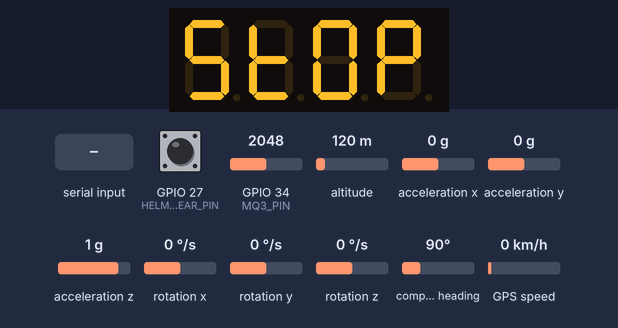
A sketch run on a simulated ESP32. Shown: 4-digit seven-segment display. Wiring (inferred from the names in the program): MPU-6050 motion sensor at I2C address 0x68. Inputs (shaded band) come from the test bench; at power-on: altitude 120 m, GPIO 34 (MQ3_PIN) = 2048, GPIO 27 (HELMET_WEAR_PIN) HIGH, acceleration x 0 g, acceleration y 0 g, acceleration z 1 g, rotation x 0 °/s, rotation y 0 °/s, rotation z 0 °/s, compass heading 90°, GPS speed 0 km/h. WiFi joins after 1.5 s; servers stay silent unless stated; uploads are accepted with an empty reply; the GPS gets a fix after 3 s at 37.7749, -122.4194 with 8 satellites; what the sketch prints to the serial monitor is not drawn.

Above: at 3.3 s.
3.4 s: altitude set to 500 m
5.0 s: GPIO 34 (MQ3_PIN) set to 1760
7.5 s: GPIO 27 (HELMET_WEAR_PIN) pulled LOW for 3.2 s
At 7.9 s:
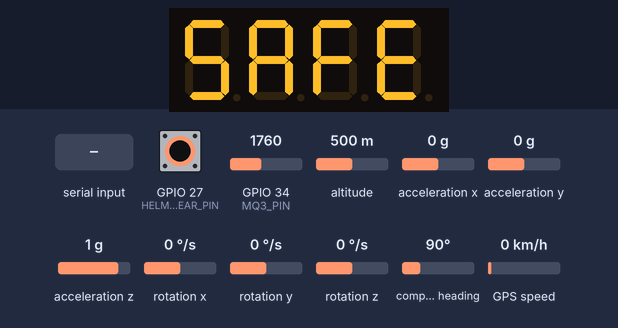
12.2 s: "$\n" received over the second serial link
Timing chart, 0 to 15.2 s (numbered marks = the images above; inputs shaded):
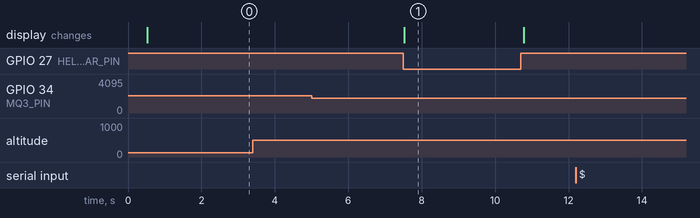

The sketch:

smart-helmet-esp32.ino
```cpp
#include <Arduino.h>
#include <WiFi.h>
#include <HTTPClient.h>
#include <TinyGPS++.h>
#include <Wire.h>
#include <TM1637Display.h>
#include <math.h>

// ====================== WIFI CONFIG ======================
const char *WIFI_SSID = "SmartHelmetDemo";
const char *WIFI_PASSWORD = "helmet12";

// ====================== FIREBASE CONFIG ======================
const char *FIREBASE_BASE_URL = "https://smart-helmet-demo-8f1d9-default-rtdb.asia-southeast1.firebasedatabase.app";
const char *HELMET_ID = "HLM001";
const char *HELMET_TAG_ID = "QR-HLM001";

// ====================== RIDER INFO ======================
const char *RIDER_NAME = "Yuvraj";
const char *RIDER_BLOOD_GROUP = "B+";
const char *RIDER_EMERGENCY_CONTACT = "+919876543210";
const char *RIDER_CITY = "Delhi, India";
const char *RIDER_MEDICAL_NOTE = "No Known Allergies";

// ====================== PIN CONFIG ======================
const int MQ3_PIN = 34;
const int HELMET_WEAR_PIN = 27; // LOW = worn

// TM1637 display
const int TM1637_CLK_PIN = 18;
const int TM1637_DIO_PIN = 19;
TM1637Display display(TM1637_CLK_PIN, TM1637_DIO_PIN);

// GPS UART2
const int GPS_RX_PIN = 16; // ESP32 RX <- GPS TX
const int GPS_TX_PIN = 17; // ESP32 TX -> GPS RX
HardwareSerial gpsSerial(2);
TinyGPSPlus gps;

// MPU6050 I2C
const uint8_t MPU_ADDR = 0x68;
const int MPU_SDA_PIN = 21;
const int MPU_SCL_PIN = 22;

// ====================== GPS FALLBACK ======================
float fallbackLat = 28.6139f;
float fallbackLng = 77.2090f;

// ====================== LAST VALID GPS ======================
float lastValidLat = fallbackLat;
float lastValidLng = fallbackLng;
float lastValidAltitudeM = 0.0f;
float lastValidSpeedKmph = 0.0f;
float lastValidCourseDeg = 0.0f;
uint32_t lastFixAgeMsSnapshot = 0;
bool hasEverHadFix = false;

// ====================== THRESHOLDS ======================
const int MQ3_THRESHOLD = 1800;
const unsigned long UPDATE_INTERVAL = 3000;

const float MOVING_ACCEL_DELTA = 3500.0f;
const float ACCIDENT_ACCEL_DELTA = 12000.0f;
const float TILT_THRESHOLD_DEG = 55.0f;
const unsigned long ACCIDENT_HOLD_MS = 1500;
const unsigned long HELMET_REMOVED_ALERT_MS = 2000;

// GPS timing
const unsigned long GPS_FIX_FRESH_MS = 5000;
const unsigned long GPS_CONNECTED_TIMEOUT_MS = 4000;

// ====================== STATE ======================
unsigned long lastUpdate = 0;
unsigned long accidentStartTime = 0;
unsigned long helmetRemovedStartTime = 0;
unsigned long lastGpsDebugTime = 0;
unsigned long lastGpsCharTime = 0;

bool accidentDetected = false;
bool movingNow = false;
bool helmetRemovedWhileMoving = false;
bool gpsSentenceSeen = false;

// Raw MPU values
int16_t ax = 0, ay = 0, az = 0, gx = 0, gy = 0, gz = 0;
int16_t prevAx = 0, prevAy = 0, prevAz = 0;

// ====================== HELPERS ======================
String boolToJson(bool value)
{
  return value ? "true" : "false";
}

float absf(float x)
{
  return (x < 0) ? -x : x;
}

String jsonEscape(const String &input)
{
  String out;
  out.reserve(input.length() + 8);

  for (size_t i = 0; i < input.length(); i++)
  {
    char c = input[i];
    switch (c)
    {
    case '\"':
      out += "\\\"";
      break;
    case '\\':
      out += "\\\\";
      break;
    case '\n':
      out += "\\n";
      break;
    case '\r':
      out += "\\r";
      break;
    case '\t':
      out += "\\t";
      break;
    default:
      out += c;
      break;
    }
  }
  return out;
}

String formatTwoDigits(int value)
{
  if (value < 10)
    return "0" + String(value);
  return String(value);
}

String getGpsUtcIso()
{
  if (gps.date.isValid() && gps.time.isValid())
  {
    int year = gps.date.year();
    int month = gps.date.month();
    int day = gps.date.day();
    int hour = gps.time.hour();
    int minute = gps.time.minute();
    int second = gps.time.second();

    return String(year) + "-" +
           formatTwoDigits(month) + "-" +
           formatTwoDigits(day) + "T" +
           formatTwoDigits(hour) + ":" +
           formatTwoDigits(minute) + ":" +
           formatTwoDigits(second) + "Z";
  }
  return "";
}

String buildLatLngString(float lat, float lng)
{
  return String(lat, 6) + "," + String(lng, 6);
}

String buildGoogleMapsUrl(float lat, float lng)
{
  return "https://www.google.com/maps?q=" + buildLatLngString(lat, lng);
}

bool connectWiFi()
{
  Serial.print("Connecting to WiFi");
  WiFi.begin(WIFI_SSID, WIFI_PASSWORD);

  int attempts = 0;
  while (WiFi.status() != WL_CONNECTED && attempts < 30)
  {
    delay(500);
    Serial.print(".");
    attempts++;
  }

  if (WiFi.status() == WL_CONNECTED)
  {
    Serial.println("\nWiFi connected!");
    Serial.print("IP: ");
    Serial.println(WiFi.localIP());
    return true;
  }

  Serial.println("\nWiFi connection failed!");
  return false;
}

bool ensureWiFiConnected()
{
  if (WiFi.status() == WL_CONNECTED)
    return true;

  Serial.println("WiFi lost. Reconnecting...");
  WiFi.disconnect(true);
  delay(300);
  WiFi.begin(WIFI_SSID, WIFI_PASSWORD);

  unsigned long start = millis();
  while (WiFi.status() != WL_CONNECTED && millis() - start < 8000)
  {
    delay(250);
    Serial.print(".");
  }
  Serial.println();

  if (WiFi.status() == WL_CONNECTED)
  {
    Serial.println("WiFi reconnected!");
    Serial.print("IP: ");
    Serial.println(WiFi.localIP());
    return true;
  }

  Serial.println("WiFi reconnect failed.");
  return false;
}

// ====================== MPU6050 ======================
void writeMPURegister(uint8_t reg, uint8_t value)
{
  Wire.beginTransmission(MPU_ADDR);
  Wire.write(reg);
  Wire.write(value);
  Wire.endTransmission(true);
}

bool initMPU6050()
{
  Wire.begin(MPU_SDA_PIN, MPU_SCL_PIN);

  writeMPURegister(0x6B, 0x00);
  delay(100);

  writeMPURegister(0x1C, 0x00); // accel ±2g
  writeMPURegister(0x1B, 0x00); // gyro ±250°/s

  Wire.beginTransmission(MPU_ADDR);
  Wire.write(0x75);
  if (Wire.endTransmission(false) != 0)
  {
    return false;
  }

  Wire.requestFrom((int)MPU_ADDR, 1, true);
  if (Wire.available())
  {
    uint8_t who = Wire.read();
    return (who == 0x68 || who == 0x70);
  }

  return false;
}

bool readMPU6050Raw()
{
  Wire.beginTransmission(MPU_ADDR);
  Wire.write(0x3B);
  if (Wire.endTransmission(false) != 0)
  {
    return false;
  }

  Wire.requestFrom((int)MPU_ADDR, 14, true);
  if (Wire.available() < 14)
  {
    return false;
  }

  ax = (Wire.read() << 8) | Wire.read();
  ay = (Wire.read() << 8) | Wire.read();
  az = (Wire.read() << 8) | Wire.read();

  Wire.read();
  Wire.read();

  gx = (Wire.read() << 8) | Wire.read();
  gy = (Wire.read() << 8) | Wire.read();
  gz = (Wire.read() << 8) | Wire.read();

  return true;
}

float estimateTiltDeg()
{
  float axf = (float)ax;
  float ayf = (float)ay;
  float azf = (float)az;

  float denominator = sqrtf(ayf * ayf + azf * azf);
  if (denominator < 1.0f)
    denominator = 1.0f;

  float tiltRad = atanf(axf / denominator);
  return absf(tiltRad * 180.0f / PI);
}

float accelDelta()
{
  float dx = (float)(ax - prevAx);
  float dy = (float)(ay - prevAy);
  float dz = (float)(az - prevAz);
  return sqrtf(dx * dx + dy * dy + dz * dz);
}

// ====================== DISPLAY ======================
void showSafe()
{
  uint8_t data[] = {
      display.encodeDigit(5),
      0x77,
      0x71,
      0x79};
  display.setSegments(data);
}

void showHelp()
{
  uint8_t data[] = {
      0x76,
      0x79,
      0x38,
      0x73};
  display.setSegments(data);
}

void showStop()
{
  uint8_t data[] = {
      display.encodeDigit(5),
      0x78,
      0x3F,
      0x73};
  display.setSegments(data);
}

void updateDisplay(bool helmetWorn, bool alcoholSafe, bool accidentDetected)
{
  if (accidentDetected)
  {
    showHelp();
  }
  else if (helmetWorn && alcoholSafe)
  {
    showSafe();
  }
  else
  {
    showStop();
  }
}

// ====================== GPS ======================
void readGPS()
{
  while (gpsSerial.available() > 0)
  {
    char c = gpsSerial.read();
    Serial.write(c);

    lastGpsCharTime = millis();

    if (c == '$')
    {
      gpsSentenceSeen = true;
    }

    gps.encode(c);
  }

  if (gps.location.isUpdated() && gps.location.isValid())
  {
    lastValidLat = gps.location.lat();
    lastValidLng = gps.location.lng();
    hasEverHadFix = true;

    if (gps.altitude.isValid())
      lastValidAltitudeM = gps.altitude.meters();

    if (gps.speed.isValid())
      lastValidSpeedKmph = gps.speed.kmph();

    if (gps.course.isValid())
      lastValidCourseDeg = gps.course.deg();

    lastFixAgeMsSnapshot = gps.location.age();

    Serial.println();
    Serial.println("GPS FIX UPDATED");
    Serial.print("LAT: ");
    Serial.println(lastValidLat, 6);
    Serial.print("LNG: ");
    Serial.println(lastValidLng, 6);
    Serial.print("SATELLITES: ");
    Serial.println(gps.satellites.isValid() ? gps.satellites.value() : 0);
    Serial.print("HDOP: ");
    Serial.println(gps.hdop.isValid() ? gps.hdop.hdop() : 0.0);
    Serial.print("UTC: ");
    Serial.println(getGpsUtcIso());
  }
}

// ====================== FIREBASE UPDATE ======================
void updateHelmetData(
    bool helmetWorn,
    bool alcoholSafe,
    bool gpsConnected,
    bool gpsHasFix,
    const String &locationSource,
    bool moving,
    bool accident,
    bool removedWhileMoving,
    float lat,
    float lng,
    float altitudeM,
    float speedKmph,
    float courseDeg,
    int satellites,
    float hdop,
    unsigned long locationAgeMs,
    int mq3Value,
    float tiltDeg,
    float accelChange)
{
  if (!ensureWiFiConnected())
    return;

  unsigned long nowMs = millis();
  String latLng = buildLatLngString(lat, lng);
  String googleMapsUrl = buildGoogleMapsUrl(lat, lng);
  String gpsUtcIso = getGpsUtcIso();

  String json = "{";

  json += "\"helmetId\":\"" + jsonEscape(String(HELMET_ID)) + "\",";
  json += "\"helmetTagId\":\"" + jsonEscape(String(HELMET_TAG_ID)) + "\",";

  json += "\"rider\":{";
  json += "\"name\":\"" + jsonEscape(String(RIDER_NAME)) + "\",";
  json += "\"bloodGroup\":\"" + jsonEscape(String(RIDER_BLOOD_GROUP)) + "\",";
  json += "\"emergencyContact\":\"" + jsonEscape(String(RIDER_EMERGENCY_CONTACT)) + "\",";
  json += "\"city\":\"" + jsonEscape(String(RIDER_CITY)) + "\",";
  json += "\"medicalNote\":\"" + jsonEscape(String(RIDER_MEDICAL_NOTE)) + "\"";
  json += "},";

  json += "\"status\":{";
  json += "\"helmetWorn\":" + boolToJson(helmetWorn) + ",";
  json += "\"alcoholSafe\":" + boolToJson(alcoholSafe) + ",";
  json += "\"gpsConnected\":" + boolToJson(gpsConnected) + ",";
  json += "\"gpsHasFix\":" + boolToJson(gpsHasFix) + ",";
  json += "\"moving\":" + boolToJson(moving) + ",";
  json += "\"accidentDetected\":" + boolToJson(accident) + ",";
  json += "\"helmetRemovedWhileRiding\":" + boolToJson(removedWhileMoving) + ",";
  json += "\"rideAllowed\":" + boolToJson(helmetWorn && alcoholSafe) + ",";
  json += "\"sosActive\":false,";
  json += "\"lastUpdatedMs\":" + String(nowMs) + ",";
  json += "\"lastUpdated\":\"" + jsonEscape(gpsUtcIso.length() ? gpsUtcIso : String(nowMs)) + "\"";
  json += "},";

  json += "\"location\":{";
  json += "\"lat\":" + String(lat, 6) + ",";
  json += "\"lng\":" + String(lng, 6) + ",";
  json += "\"latLng\":\"" + jsonEscape(latLng) + "\",";
  json += "\"googleMapsUrl\":\"" + jsonEscape(googleMapsUrl) + "\",";
  json += "\"source\":\"" + jsonEscape(locationSource) + "\",";
  json += "\"hasFix\":" + boolToJson(gpsHasFix) + ",";
  json += "\"connected\":" + boolToJson(gpsConnected) + ",";
  json += "\"ageMs\":" + String(locationAgeMs) + ",";
  json += "\"satellites\":" + String(satellites) + ",";
  json += "\"hdop\":" + String(hdop, 2) + ",";
  json += "\"altitudeM\":" + String(altitudeM, 2) + ",";
  json += "\"speedKmph\":" + String(speedKmph, 2) + ",";
  json += "\"courseDeg\":" + String(courseDeg, 2) + ",";
  json += "\"gpsUtc\":\"" + jsonEscape(gpsUtcIso) + "\",";
  json += "\"geoPoint\":{";
  json += "\"latitude\":" + String(lat, 6) + ",";
  json += "\"longitude\":" + String(lng, 6);
  json += "}";
  json += "},";

  json += "\"telemetry\":{";
  json += "\"mq3Value\":" + String(mq3Value) + ",";
  json += "\"tiltDeg\":" + String(tiltDeg, 2) + ",";
  json += "\"accelDelta\":" + String(accelChange, 2) + ",";
  json += "\"mpuRaw\":{";
  json += "\"ax\":" + String(ax) + ",";
  json += "\"ay\":" + String(ay) + ",";
  json += "\"az\":" + String(az) + ",";
  json += "\"gx\":" + String(gx) + ",";
  json += "\"gy\":" + String(gy) + ",";
  json += "\"gz\":" + String(gz);
  json += "}";
  json += "}";

  json += "}";

  // ===== LIVE STATE UPDATE =====
  HTTPClient httpLive;
  String liveUrl = String(FIREBASE_BASE_URL) + "/helmets/" + HELMET_ID + ".json";

  httpLive.begin(liveUrl);
  httpLive.addHeader("Content-Type", "application/json");

  int liveCode = httpLive.PUT(json);

  Serial.println("----- LIVE HELMET DATA UPDATE -----");
  Serial.println(liveUrl);
  Serial.println(json);
  Serial.print("LIVE HTTP Code: ");
  Serial.println(liveCode);

  if (liveCode > 0)
  {
    Serial.println("LIVE Response: " + httpLive.getString());
  }
  else
  {
    Serial.println("LIVE update failed.");
  }

  httpLive.end();

  // ===== LOG ENTRY UPDATE =====
  HTTPClient httpLog;
  String logUrl = String(FIREBASE_BASE_URL) + "/helmet_logs/" + HELMET_ID + "/" + String(nowMs) + ".json";

  httpLog.begin(logUrl);
  httpLog.addHeader("Content-Type", "application/json");

  int logCode = httpLog.PUT(json);

  Serial.println("----- HELMET LOG UPDATE -----");
  Serial.println(logUrl);
  Serial.print("LOG HTTP Code: ");
  Serial.println(logCode);

  if (logCode > 0)
  {
    Serial.println("LOG Response: " + httpLog.getString());
  }
  else
  {
    Serial.println("LOG update failed.");
  }

  httpLog.end();
}

// ====================== SETUP ======================
void setup()
{
  Serial.begin(115200);
  delay(500);

  pinMode(HELMET_WEAR_PIN, INPUT_PULLUP);

  display.setBrightness(0x0f, true);
  showStop();

  gpsSerial.begin(9600, SERIAL_8N1, GPS_RX_PIN, GPS_TX_PIN);

  bool mpuOk = initMPU6050();
  Serial.println(mpuOk ? "MPU6050 ready" : "MPU6050 not detected");

  connectWiFi();

  Serial.println("Smart Helmet ESP32 Ready!");
  Serial.println("GPS wiring must be:");
  Serial.println("GPS TX -> ESP32 GPIO16");
  Serial.println("GPS RX -> ESP32 GPIO17");
  Serial.println("Waiting for GPS data...");
}

// ====================== LOOP ======================
void loop()
{
  readGPS();

  int mq3Value = analogRead(MQ3_PIN);
  bool alcoholSafe = (mq3Value < MQ3_THRESHOLD);

  bool helmetWorn = (digitalRead(HELMET_WEAR_PIN) == LOW);

  bool mpuReadOk = readMPU6050Raw();
  float tiltDeg = 0.0f;
  float accelChange = 0.0f;

  if (mpuReadOk)
  {
    tiltDeg = estimateTiltDeg();
    accelChange = accelDelta();

    movingNow = (accelChange > MOVING_ACCEL_DELTA);

    bool crashCondition = (accelChange > ACCIDENT_ACCEL_DELTA) ||
                          (tiltDeg > TILT_THRESHOLD_DEG && movingNow);

    if (crashCondition)
    {
      if (accidentStartTime == 0)
      {
        accidentStartTime = millis();
      }
      else if (millis() - accidentStartTime >= ACCIDENT_HOLD_MS)
      {
        accidentDetected = true;
      }
    }
    else
    {
      accidentStartTime = 0;
      accidentDetected = false;
    }

    if (!helmetWorn && movingNow)
    {
      if (helmetRemovedStartTime == 0)
      {
        helmetRemovedStartTime = millis();
      }
      else if (millis() - helmetRemovedStartTime >= HELMET_REMOVED_ALERT_MS)
      {
        helmetRemovedWhileMoving = true;
      }
    }
    else
    {
      helmetRemovedStartTime = 0;
      helmetRemovedWhileMoving = false;
    }

    prevAx = ax;
    prevAy = ay;
    prevAz = az;
  }

  bool gpsConnected = false;
  bool gpsHasFix = false;
  String locationSource = "fallback";

  float lat = fallbackLat;
  float lng = fallbackLng;
  float altitudeM = 0.0f;
  float speedKmph = 0.0f;
  float courseDeg = 0.0f;
  int satellites = 0;
  float hdop = 99.99f;
  unsigned long locationAgeMs = 0;

  if (gpsSentenceSeen && (millis() - lastGpsCharTime) <= GPS_CONNECTED_TIMEOUT_MS)
  {
    gpsConnected = true;
  }

  if (gps.location.isValid() && gps.location.age() < GPS_FIX_FRESH_MS)
  {
    gpsHasFix = true;
    locationSource = "live_gps";

    lat = gps.location.lat();
    lng = gps.location.lng();
    locationAgeMs = gps.location.age();

    if (gps.altitude.isValid())
      altitudeM = gps.altitude.meters();

    if (gps.speed.isValid())
      speedKmph = gps.speed.kmph();

    if (gps.course.isValid())
      courseDeg = gps.course.deg();

    if (gps.satellites.isValid())
      satellites = gps.satellites.value();

    if (gps.hdop.isValid())
      hdop = gps.hdop.hdop();

    lastValidLat = lat;
    lastValidLng = lng;
    lastValidAltitudeM = altitudeM;
    lastValidSpeedKmph = speedKmph;
    lastValidCourseDeg = courseDeg;
    hasEverHadFix = true;
  }
  else if (hasEverHadFix)
  {
    locationSource = "last_known";
    lat = lastValidLat;
    lng = lastValidLng;
    altitudeM = lastValidAltitudeM;
    speedKmph = lastValidSpeedKmph;
    courseDeg = lastValidCourseDeg;
    locationAgeMs = gps.location.isValid() ? gps.location.age() : lastFixAgeMsSnapshot;

    if (gps.satellites.isValid())
      satellites = gps.satellites.value();

    if (gps.hdop.isValid())
      hdop = gps.hdop.hdop();
  }
  else
  {
    locationSource = "fallback";
    lat = fallbackLat;
    lng = fallbackLng;
    altitudeM = 0.0f;
    speedKmph = 0.0f;
    courseDeg = 0.0f;
    locationAgeMs = 0;
    satellites = gps.satellites.isValid() ? gps.satellites.value() : 0;
    hdop = gps.hdop.isValid() ? gps.hdop.hdop() : 99.99f;
  }

  if (millis() - lastGpsDebugTime >= 3000)
  {
    lastGpsDebugTime = millis();

    Serial.println();
    Serial.println("========== GPS STATUS ==========");
    Serial.print("Chars Processed: ");
    Serial.println(gps.charsProcessed());
    Serial.print("Sentences Seen: ");
    Serial.println(gpsSentenceSeen ? "YES" : "NO");
    Serial.print("GPS Connected: ");
    Serial.println(gpsConnected ? "YES" : "NO");
    Serial.print("GPS Has Fix: ");
    Serial.println(gpsHasFix ? "YES" : "NO");
    Serial.print("Location Source: ");
    Serial.println(locationSource);
    Serial.print("Location Age(ms): ");
    Serial.println(gps.location.isValid() ? gps.location.age() : 4294967295UL);
    Serial.print("Satellites: ");
    Serial.println(satellites);
    Serial.print("HDOP: ");
    Serial.println(hdop, 2);

    if (!gpsSentenceSeen)
    {
      Serial.println("No GPS serial data. Check wiring / baud.");
    }
    else if (!gpsConnected)
    {
      Serial.println("GPS sentences were seen earlier, but no recent serial data is arriving.");
    }
    else if (!gpsHasFix)
    {
      Serial.println("GPS connected but no valid fix yet. Go outdoors.");
    }
    else
    {
      Serial.print("Live Lat: ");
      Serial.println(lat, 6);
      Serial.print("Live Lng: ");
      Serial.println(lng, 6);
      Serial.print("Maps URL: ");
      Serial.println(buildGoogleMapsUrl(lat, lng));
    }
  }

  updateDisplay(helmetWorn, alcoholSafe, accidentDetected);

  if (millis() - lastUpdate >= UPDATE_INTERVAL)
  {
    lastUpdate = millis();

    Serial.println("==================================");
    Serial.print("Helmet Tag ID: ");
    Serial.println(HELMET_TAG_ID);

    Serial.print("MQ3 Value: ");
    Serial.println(mq3Value);
    Serial.print("Alcohol Safe: ");
    Serial.println(alcoholSafe ? "YES" : "NO");

    Serial.print("Helmet Worn: ");
    Serial.println(helmetWorn ? "YES" : "NO");

    Serial.print("Ride Allowed: ");
    Serial.println((helmetWorn && alcoholSafe) ? "YES" : "NO");

    Serial.print("Moving: ");
    Serial.println(movingNow ? "YES" : "NO");

    Serial.print("Helmet Removed While Riding: ");
    Serial.println(helmetRemovedWhileMoving ? "YES" : "NO");

    Serial.print("Accident Detected: ");
    Serial.println(accidentDetected ? "YES" : "NO");

    Serial.print("Tilt(deg): ");
    Serial.println(tiltDeg, 2);

    Serial.print("Accel Delta: ");
    Serial.println(accelChange, 2);

    Serial.print("GPS Connected: ");
    Serial.println(gpsConnected ? "YES" : "NO");

    Serial.print("GPS Has Fix: ");
    Serial.println(gpsHasFix ? "YES" : "NO");

    Serial.print("Location Source: ");
    Serial.println(locationSource);

    Serial.print("Lat: ");
    Serial.println(lat, 6);

    Serial.print("Lng: ");
    Serial.println(lng, 6);

    Serial.print("Google Maps URL: ");
    Serial.println(buildGoogleMapsUrl(lat, lng));

    updateHelmetData(
        helmetWorn,
        alcoholSafe,
        gpsConnected,
        gpsHasFix,
        locationSource,
        movingNow,
        accidentDetected,
        helmetRemovedWhileMoving,
        lat,
        lng,
        altitudeM,
        speedKmph,
        courseDeg,
        satellites,
        hdop,
        locationAgeMs,
        mq3Value,
        tiltDeg,
        accelChange);
  }

  delay(50);
}
```

Measured:
- after the input at 3.4 s, every drawn part: stays the same
- after the input at 5.0 s, every drawn part: stays the same
- after the input at 7.5 s, the display: changes at once (image 1)
- after the input at 12.2 s, every drawn part: stays the same
